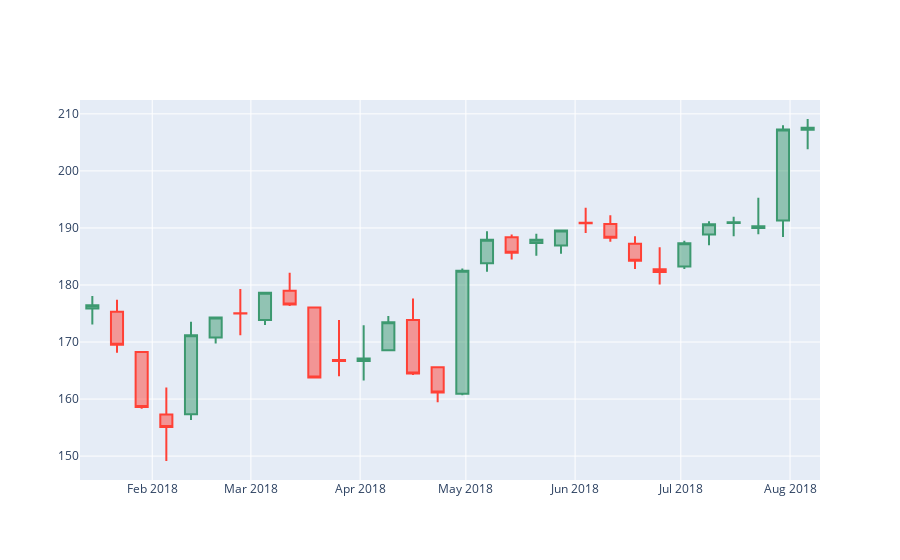

The notebook cell saved with this chart:
### Code cell
plotly_fig = go.Figure(data=[go.Candlestick(x=data.index,
                                            open=data['Open'],
                                            high=data['High'],
                                            low=data['Low'],
                                            close=data['Close'])])
plotly_fig.update_layout(xaxis_rangeslider_visible=False)
plotly_fig.show()
